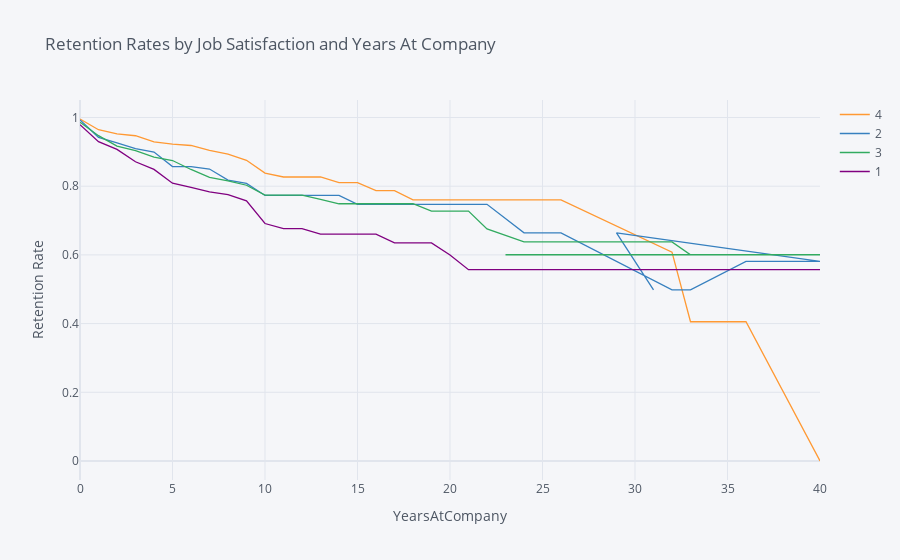

Notebook cell for this chart:
### Markdown cell above
## 6. Let's find out how job satisfaction affects retention rates. Generate and plot survival curves for each level of job satisfaction by number of years at the company.

### Code cell
retention_rates_6 = survival(df,'JobSatisfaction','YearsAtCompany','Attrition')

retention_rates_6.iplot(kind='line',xTitle='YearsAtCompany',yTitle='Retention Rate', 
                     title='Retention Rates by Job Satisfaction and Years At Company')

### Figure 1 — Plotly figure (JSON) as saved in the notebook; plotly's stock layout.template omitted (floating-point values rounded to 4 significant figures)
{"data": [{"line": {"color": "rgba(255, 153, 51, 1.0)", "dash": "solid", "shape": "linear", "width": 1.3}, "mode": "lines", "name": "4", "text": "", "type": "scatter", "x": [0, 1, 2, 3, 4, 5, 6, 7, 8, 9, 10, 11, 12, 13, 14, 15, 16, 17, 18, 19, 20, 21, 22, 24, 25, 26, 32, 33, 36, 40, 29, 31, 23, 27, 30, 37, 34], "y": [0.9956, 0.9645, 0.9523, 0.9469, 0.929, 0.9226, 0.9185, 0.9043, 0.8933, 0.8754, 0.838, 0.8268, 0.8268, 0.8268, 0.8103, 0.8103, 0.7872, 0.7872, 0.76, 0.76, 0.76, 0.76, 0.76, 0.76, 0.76, 0.76, 0.608, 0.4053, 0.4053, 0, "", "", "", "", "", "", ""]}, {"line": {"color": "rgba(55, 128, 191, 1.0)", "dash": "solid", "shape": "linear", "width": 1.3}, "mode": "lines", "name": "2", "text": "", "type": "scatter", "x": [0, 1, 2, 3, 4, 5, 6, 7, 8, 9, 10, 11, 12, 13, 14, 15, 16, 17, 18, 19, 20, 21, 22, 24, 25, 26, 32, 33, 36, 40, 29, 31, 23, 27, 30, 37, 34], "y": [0.9929, 0.9423, 0.9263, 0.9091, 0.8996, 0.8573, 0.8573, 0.85, 0.8179, 0.8083, 0.7731, 0.7731, 0.7731, 0.7731, 0.7731, 0.7474, 0.7474, 0.7474, 0.7474, 0.7474, 0.7474, 0.7474, 0.7474, 0.6643, 0.6643, 0.6643, 0.4983, 0.4983, 0.5813, 0.5813, 0.6643, 0.4983, "", "", "", "", ""]}, {"line": {"color": "rgba(50, 171, 96, 1.0)", "dash": "solid", "shape": "linear", "width": 1.3}, "mode": "lines", "name": "3", "text": "", "type": "scatter", "x": [0, 1, 2, 3, 4, 5, 6, 7, 8, 9, 10, 11, 12, 13, 14, 15, 16, 17, 18, 19, 20, 21, 22, 24, 25, 26, 32, 33, 36, 40, 29, 31, 23, 27, 30, 37, 34], "y": [0.9864, 0.9471, 0.917, 0.9033, 0.8849, 0.8748, 0.8487, 0.8259, 0.8157, 0.8028, 0.7739, 0.7739, 0.7739, 0.7618, 0.7489, 0.7489, 0.7489, 0.7489, 0.7489, 0.7275, 0.7275, 0.7275, 0.6755, 0.638, 0.638, 0.638, 0.638, 0.6005, 0.6005, 0.6005, 0.6005, 0.6005, 0.6005, 0.6005, 0.6005, 0.6005, ""]}, {"line": {"color": "rgba(128, 0, 128, 1.0)", "dash": "solid", "shape": "linear", "width": 1.3}, "mode": "lines", "name": "1", "text": "", "type": "scatter", "x": [0, 1, 2, 3, 4, 5, 6, 7, 8, 9, 10, 11, 12, 13, 14, 15, 16, 17, 18, 19, 20, 21, 22, 24, 25, 26, 32, 33, 36, 40, 29, 31, 23, 27, 30, 37, 34], "y": [0.9792, 0.9297, 0.9071, 0.8711, 0.8489, 0.8087, 0.7965, 0.7833, 0.7752, 0.7572, 0.6913, 0.6766, 0.6766, 0.6605, 0.6605, 0.6605, 0.6605, 0.6351, 0.6351, 0.6351, 0.5998, 0.557, 0.557, 0.557, 0.557, 0.557, 0.557, 0.557, 0.557, 0.557, 0.557, 0.557, 0.557, 0.557, 0.557, 0.557, 0.557]}], "layout": {"autosize": true, "legend": {"bgcolor": "#F5F6F9", "font": {"color": "#4D5663"}}, "paper_bgcolor": "#F5F6F9", "plot_bgcolor": "#F5F6F9", "title": {"font": {"color": "#4D5663"}, "text": "Retention Rates by Job Satisfaction and Years At Company"}, "xaxis": {"autorange": true, "gridcolor": "#E1E5ED", "range": [0, 40], "showgrid": true, "tickfont": {"color": "#4D5663"}, "title": {"font": {"color": "#4D5663"}, "text": "YearsAtCompany"}, "type": "linear", "zerolinecolor": "#E1E5ED"}, "yaxis": {"autorange": true, "gridcolor": "#E1E5ED", "range": [-0.05531, 1.051], "showgrid": true, "tickfont": {"color": "#4D5663"}, "title": {"font": {"color": "#4D5663"}, "text": "Retention Rate"}, "type": "linear", "zerolinecolor": "#E1E5ED"}}}
